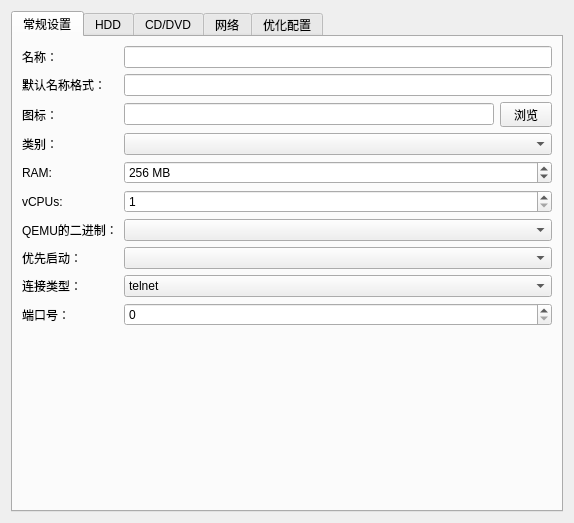
<?xml version="1.0" encoding="UTF-8"?>
<ui version="4.0">
 <class>QemuVMConfigPageWidget</class>
 <widget class="QWidget" name="QemuVMConfigPageWidget">
  <property name="geometry">
   <rect>
    <x>0</x>
    <y>0</y>
    <width>574</width>
    <height>523</height>
   </rect>
  </property>
  <property name="windowTitle">
   <string>QEMU VM配置</string>
  </property>
  <layout class="QVBoxLayout" name="verticalLayout">
   <item>
    <widget class="QTabWidget" name="uiQemutabWidget">
     <property name="currentIndex">
      <number>0</number>
     </property>
     <widget class="QWidget" name="uiGeneralSettingsTab">
      <attribute name="title">
       <string>常规设置</string>
      </attribute>
      <layout class="QGridLayout" name="gridLayout_4">
       <item row="4" column="0">
        <widget class="QLabel" name="uiRamLabel">
         <property name="text">
          <string>RAM:</string>
         </property>
        </widget>
       </item>
       <item row="2" column="1">
        <layout class="QHBoxLayout" name="horizontalLayout_7">
         <item>
          <widget class="QLineEdit" name="uiSymbolLineEdit"/>
         </item>
         <item>
          <widget class="QToolButton" name="uiSymbolToolButton">
           <property name="text">
            <string>  浏览  </string>
           </property>
           <property name="toolButtonStyle">
            <enum>Qt::ToolButtonTextOnly</enum>
           </property>
          </widget>
         </item>
        </layout>
       </item>
       <item row="3" column="1">
        <widget class="QComboBox" name="uiCategoryComboBox"/>
       </item>
       <item row="4" column="1">
        <widget class="QSpinBox" name="uiRamSpinBox">
         <property name="suffix">
          <string> MB</string>
         </property>
         <property name="minimum">
          <number>32</number>
         </property>
         <property name="maximum">
          <number>65535</number>
         </property>
         <property name="value">
          <number>256</number>
         </property>
        </widget>
       </item>
       <item row="2" column="0">
        <widget class="QLabel" name="uiSymbolLabel">
         <property name="text">
          <string>图标：</string>
         </property>
        </widget>
       </item>
       <item row="0" column="1">
        <widget class="QLineEdit" name="uiNameLineEdit"/>
       </item>
       <item row="8" column="1">
        <widget class="QComboBox" name="uiConsoleTypeComboBox">
         <item>
          <property name="text">
           <string>telnet</string>
          </property>
         </item>
         <item>
          <property name="text">
           <string>vnc</string>
          </property>
         </item>
        </widget>
       </item>
       <item row="8" column="0">
        <widget class="QLabel" name="uiConsoleTypeLabel">
         <property name="text">
          <string>连接类型：</string>
         </property>
        </widget>
       </item>
       <item row="7" column="0">
        <widget class="QLabel" name="uiBootPriorityLabel">
         <property name="text">
          <string>优先启动：</string>
         </property>
        </widget>
       </item>
       <item row="6" column="0">
        <widget class="QLabel" name="uiQemuListLabel">
         <property name="text">
          <string>QEMU的二进制：</string>
         </property>
        </widget>
       </item>
       <item row="9" column="0">
        <widget class="QLabel" name="uiConsolePortLabel">
         <property name="text">
          <string>端口号：</string>
         </property>
        </widget>
       </item>
       <item row="3" column="0">
        <widget class="QLabel" name="uiCategoryLabel">
         <property name="text">
          <string>类别：</string>
         </property>
        </widget>
       </item>
       <item row="5" column="1">
        <widget class="QSpinBox" name="uiCPUSpinBox">
         <property name="minimum">
          <number>1</number>
         </property>
         <property name="maximum">
          <number>255</number>
         </property>
        </widget>
       </item>
       <item row="9" column="1">
        <widget class="QSpinBox" name="uiConsolePortSpinBox">
         <property name="maximum">
          <number>65535</number>
         </property>
        </widget>
       </item>
       <item row="7" column="1">
        <widget class="QComboBox" name="uiBootPriorityComboBox"/>
       </item>
       <item row="0" column="0">
        <widget class="QLabel" name="uiNameLabel">
         <property name="text">
          <string>名称：</string>
         </property>
        </widget>
       </item>
       <item row="6" column="1">
        <widget class="QComboBox" name="uiQemuListComboBox">
         <property name="sizePolicy">
          <sizepolicy hsizetype="Expanding" vsizetype="Fixed">
           <horstretch>0</horstretch>
           <verstretch>0</verstretch>
          </sizepolicy>
         </property>
        </widget>
       </item>
       <item row="10" column="1">
        <spacer name="spacer">
         <property name="orientation">
          <enum>Qt::Vertical</enum>
         </property>
         <property name="sizeHint" stdset="0">
          <size>
           <width>263</width>
           <height>94</height>
          </size>
         </property>
        </spacer>
       </item>
       <item row="5" column="0">
        <widget class="QLabel" name="uiCPULabel">
         <property name="text">
          <string>vCPUs:</string>
         </property>
        </widget>
       </item>
       <item row="1" column="0">
        <widget class="QLabel" name="uiDefaultNameFormatLabel">
         <property name="text">
          <string>默认名称格式：</string>
         </property>
        </widget>
       </item>
       <item row="1" column="1">
        <widget class="QLineEdit" name="uiDefaultNameFormatLineEdit"/>
       </item>
      </layout>
     </widget>
     <widget class="QWidget" name="uiHddTab">
      <attribute name="title">
       <string>HDD</string>
      </attribute>
      <layout class="QVBoxLayout" name="verticalLayout_3">
       <item>
        <widget class="QGroupBox" name="uiHdaGroupBox">
         <property name="title">
          <string>HDA (Primary Master)</string>
         </property>
         <layout class="QGridLayout" name="gridLayout_6">
          <item row="0" column="0">
           <widget class="QLabel" name="uiHdaDiskImageLabel">
            <property name="text">
             <string>磁盘镜像：</string>
            </property>
           </widget>
          </item>
          <item row="0" column="1">
           <layout class="QHBoxLayout" name="horizontalLayout_8">
            <item>
             <widget class="QLineEdit" name="uiHdaDiskImageLineEdit"/>
            </item>
            <item>
             <widget class="QToolButton" name="uiHdaDiskImageToolButton">
              <property name="text">
               <string>  浏览  </string>
              </property>
              <property name="toolButtonStyle">
               <enum>Qt::ToolButtonTextOnly</enum>
              </property>
             </widget>
            </item>
            <item>
             <widget class="QToolButton" name="uiHdaDiskImageCreateToolButton">
              <property name="text">
               <string>  创建  </string>
              </property>
             </widget>
            </item>
           </layout>
          </item>
          <item row="1" column="0">
           <widget class="QLabel" name="uiHdaDiskInterfaceLabel">
            <property name="text">
             <string>磁盘接口：</string>
            </property>
           </widget>
          </item>
          <item row="1" column="1">
           <widget class="QComboBox" name="uiHdaDiskInterfaceComboBox"/>
          </item>
         </layout>
        </widget>
       </item>
       <item>
        <widget class="QGroupBox" name="uiHdbgroupBox">
         <property name="title">
          <string>HDB (Primary Slave)</string>
         </property>
         <layout class="QGridLayout" name="gridLayout_7">
          <item row="0" column="0">
           <widget class="QLabel" name="uiHdbDiskImageLabel">
            <property name="text">
             <string>磁盘镜像：</string>
            </property>
           </widget>
          </item>
          <item row="0" column="1">
           <layout class="QHBoxLayout" name="horizontalLayout_4">
            <item>
             <widget class="QLineEdit" name="uiHdbDiskImageLineEdit"/>
            </item>
            <item>
             <widget class="QToolButton" name="uiHdbDiskImageToolButton">
              <property name="text">
               <string>  浏览  </string>
              </property>
              <property name="toolButtonStyle">
               <enum>Qt::ToolButtonTextOnly</enum>
              </property>
             </widget>
            </item>
            <item>
             <widget class="QToolButton" name="uiHdbDiskImageCreateToolButton">
              <property name="text">
               <string>  创建  </string>
              </property>
             </widget>
            </item>
           </layout>
          </item>
          <item row="1" column="0">
           <widget class="QLabel" name="uiHdbDiskInterfaceLabel">
            <property name="text">
             <string>磁盘接口：</string>
            </property>
           </widget>
          </item>
          <item row="1" column="1">
           <widget class="QComboBox" name="uiHdbDiskInterfaceComboBox"/>
          </item>
         </layout>
        </widget>
       </item>
       <item>
        <widget class="QGroupBox" name="uiHdcGroupBox">
         <property name="title">
          <string>HDC (Secondary Master)</string>
         </property>
         <layout class="QGridLayout" name="gridLayout_8">
          <item row="0" column="0">
           <widget class="QLabel" name="uiHdcDiskImageLabel">
            <property name="text">
             <string>磁盘镜像：</string>
            </property>
           </widget>
          </item>
          <item row="0" column="1">
           <layout class="QHBoxLayout" name="horizontalLayout_9">
            <item>
             <widget class="QLineEdit" name="uiHdcDiskImageLineEdit"/>
            </item>
            <item>
             <widget class="QToolButton" name="uiHdcDiskImageToolButton">
              <property name="text">
               <string>  浏览  </string>
              </property>
              <property name="toolButtonStyle">
               <enum>Qt::ToolButtonTextOnly</enum>
              </property>
             </widget>
            </item>
            <item>
             <widget class="QToolButton" name="uiHdcDiskImageCreateToolButton">
              <property name="text">
               <string>  创建  </string>
              </property>
             </widget>
            </item>
           </layout>
          </item>
          <item row="1" column="0">
           <widget class="QLabel" name="uiHdcDiskInterfaceLabel">
            <property name="text">
             <string>磁盘接口：</string>
            </property>
           </widget>
          </item>
          <item row="1" column="1">
           <widget class="QComboBox" name="uiHdcDiskInterfaceComboBox"/>
          </item>
         </layout>
        </widget>
       </item>
       <item>
        <widget class="QGroupBox" name="uiHddGroupBox">
         <property name="title">
          <string>HDD (Secondary Slave)</string>
         </property>
         <layout class="QGridLayout" name="gridLayout_9">
          <item row="0" column="0">
           <widget class="QLabel" name="uiHddDiskImageLabel">
            <property name="text">
             <string>磁盘镜像：</string>
            </property>
           </widget>
          </item>
          <item row="0" column="1" rowspan="2">
           <layout class="QHBoxLayout" name="horizontalLayout_10">
            <item>
             <widget class="QLineEdit" name="uiHddDiskImageLineEdit"/>
            </item>
            <item>
             <widget class="QToolButton" name="uiHddDiskImageToolButton">
              <property name="text">
               <string>  浏览  </string>
              </property>
              <property name="toolButtonStyle">
               <enum>Qt::ToolButtonTextOnly</enum>
              </property>
             </widget>
            </item>
            <item>
             <widget class="QToolButton" name="uiHddDiskImageCreateToolButton">
              <property name="text">
               <string>  创建  </string>
              </property>
             </widget>
            </item>
           </layout>
          </item>
          <item row="1" column="0" rowspan="2">
           <widget class="QLabel" name="uiHddDiskInterfaceLabel">
            <property name="text">
             <string>磁盘接口：</string>
            </property>
           </widget>
          </item>
          <item row="2" column="1">
           <widget class="QComboBox" name="uiHddDiskInterfaceComboBox"/>
          </item>
         </layout>
        </widget>
       </item>
       <item>
        <spacer name="spacer_3">
         <property name="orientation">
          <enum>Qt::Vertical</enum>
         </property>
         <property name="sizeHint" stdset="0">
          <size>
           <width>438</width>
           <height>257</height>
          </size>
         </property>
        </spacer>
       </item>
      </layout>
     </widget>
     <widget class="QWidget" name="uiCdromTab">
      <attribute name="title">
       <string>CD/DVD</string>
      </attribute>
      <layout class="QVBoxLayout" name="verticalLayout_4">
       <item>
        <widget class="QGroupBox" name="uiCdromGroupBox">
         <property name="title">
          <string>CD/DVD-ROM</string>
         </property>
         <layout class="QGridLayout" name="gridLayout_10">
          <item row="0" column="0">
           <widget class="QLabel" name="uiCdromImageLabel">
            <property name="text">
             <string>镜像：</string>
            </property>
           </widget>
          </item>
          <item row="0" column="1">
           <layout class="QHBoxLayout" name="horizontalLayout_11">
            <item>
             <widget class="QLineEdit" name="uiCdromImageLineEdit"/>
            </item>
            <item>
             <widget class="QToolButton" name="uiCdromImageToolButton">
              <property name="text">
               <string>  浏览  </string>
              </property>
              <property name="toolButtonStyle">
               <enum>Qt::ToolButtonTextOnly</enum>
              </property>
             </widget>
            </item>
           </layout>
          </item>
         </layout>
        </widget>
       </item>
       <item>
        <spacer name="verticalSpacer_2">
         <property name="orientation">
          <enum>Qt::Vertical</enum>
         </property>
         <property name="sizeHint" stdset="0">
          <size>
           <width>20</width>
           <height>381</height>
          </size>
         </property>
        </spacer>
       </item>
      </layout>
     </widget>
     <widget class="QWidget" name="uiNetworkTab">
      <attribute name="title">
       <string>网络</string>
      </attribute>
      <layout class="QGridLayout" name="gridLayout_5">
       <item row="6" column="1">
        <widget class="QComboBox" name="uiAdapterTypesComboBox">
         <property name="sizePolicy">
          <sizepolicy hsizetype="Expanding" vsizetype="Fixed">
           <horstretch>0</horstretch>
           <verstretch>0</verstretch>
          </sizepolicy>
         </property>
        </widget>
       </item>
       <item row="7" column="0" colspan="2">
        <widget class="QCheckBox" name="uiLegacyNetworkingCheckBox">
         <property name="text">
          <string>使用遗留网络模式</string>
         </property>
        </widget>
       </item>
       <item row="5" column="1">
        <widget class="QLineEdit" name="uiMacAddrLineEdit"/>
       </item>
       <item row="3" column="0">
        <widget class="QLabel" name="uiPortSegmentSizeLabel">
         <property name="text">
          <string>段的大小：</string>
         </property>
        </widget>
       </item>
       <item row="6" column="0">
        <widget class="QLabel" name="uiAdapterTypesLabel">
         <property name="text">
          <string>类别：</string>
         </property>
        </widget>
       </item>
       <item row="3" column="1">
        <widget class="QSpinBox" name="uiPortSegmentSizeSpinBox">
         <property name="maximum">
          <number>128</number>
         </property>
         <property name="singleStep">
          <number>4</number>
         </property>
        </widget>
       </item>
       <item row="0" column="0">
        <widget class="QLabel" name="uiAdaptersLabel">
         <property name="text">
          <string>适配器：</string>
         </property>
        </widget>
       </item>
       <item row="5" column="0">
        <widget class="QLabel" name="uiMacAddrLabel">
         <property name="text">
          <string>MAC基础：</string>
         </property>
        </widget>
       </item>
       <item row="2" column="0">
        <widget class="QLabel" name="uiPortNameFormatLabel">
         <property name="toolTip">
          <string>&lt;html&gt;&lt;head/&gt;&lt;body&gt;&lt;p&gt;{0} - the port number, from 0 to the number of adapters-1.&lt;/p&gt;&lt;p&gt;{1} - the segment number, from 0 to the number of segments-1.&lt;/p&gt;&lt;p&gt;{port0} - named alias for {0}.&lt;/p&gt;&lt;p&gt;{port1} - the port number, from 1 to the number of adapters.&lt;/p&gt;&lt;p&gt;{segment0} - named alias for {1}.&lt;/p&gt;&lt;p&gt;{segment1} - the segment number, from 1 to the number of segments.&lt;/p&gt;&lt;/body&gt;&lt;/html&gt;</string>
         </property>
         <property name="text">
          <string>名称格式：</string>
         </property>
        </widget>
       </item>
       <item row="0" column="1">
        <widget class="QSpinBox" name="uiAdaptersSpinBox">
         <property name="sizePolicy">
          <sizepolicy hsizetype="Expanding" vsizetype="Fixed">
           <horstretch>0</horstretch>
           <verstretch>0</verstretch>
          </sizepolicy>
         </property>
         <property name="minimum">
          <number>0</number>
         </property>
         <property name="maximum">
          <number>32</number>
         </property>
        </widget>
       </item>
       <item row="2" column="1">
        <widget class="QLineEdit" name="uiPortNameFormatLineEdit">
         <property name="text">
          <string/>
         </property>
        </widget>
       </item>
       <item row="8" column="1">
        <spacer name="verticalSpacer_3">
         <property name="orientation">
          <enum>Qt::Vertical</enum>
         </property>
         <property name="sizeHint" stdset="0">
          <size>
           <width>20</width>
           <height>261</height>
          </size>
         </property>
        </spacer>
       </item>
       <item row="1" column="0">
        <widget class="QLabel" name="uiFirstPortNameLabel">
         <property name="text">
          <string>第一个端口名：</string>
         </property>
        </widget>
       </item>
       <item row="1" column="1">
        <widget class="QLineEdit" name="uiFirstPortNameLineEdit"/>
       </item>
      </layout>
     </widget>
     <widget class="QWidget" name="uiAdvancedSettingsTab">
      <attribute name="title">
       <string>优化配置</string>
      </attribute>
      <layout class="QVBoxLayout" name="verticalLayout_2">
       <item>
        <widget class="QGroupBox" name="uiLinuxBootGroupBox">
         <property name="title">
          <string>Linux启动特异性参数</string>
         </property>
         <layout class="QGridLayout" name="gridLayout_2">
          <item row="2" column="1" colspan="2">
           <widget class="QLineEdit" name="uiKernelCommandLineEdit"/>
          </item>
          <item row="1" column="0">
           <widget class="QLabel" name="uiKernelImageLabel">
            <property name="text">
             <string>内核镜像：</string>
            </property>
           </widget>
          </item>
          <item row="0" column="0">
           <widget class="QLabel" name="uiInitrdLabel">
            <property name="text">
             <string>初始化内存盘（initrd）：</string>
            </property>
           </widget>
          </item>
          <item row="0" column="1">
           <widget class="QLineEdit" name="uiInitrdLineEdit"/>
          </item>
          <item row="1" column="2">
           <widget class="QToolButton" name="uiKernelImageToolButton">
            <property name="text">
             <string>  浏览  </string>
            </property>
            <property name="toolButtonStyle">
             <enum>Qt::ToolButtonTextOnly</enum>
            </property>
           </widget>
          </item>
          <item row="1" column="1">
           <widget class="QLineEdit" name="uiKernelImageLineEdit"/>
          </item>
          <item row="0" column="2">
           <widget class="QToolButton" name="uiInitrdToolButton">
            <property name="text">
             <string>  浏览  </string>
            </property>
            <property name="toolButtonStyle">
             <enum>Qt::ToolButtonTextOnly</enum>
            </property>
           </widget>
          </item>
          <item row="2" column="0">
           <widget class="QLabel" name="uiKernelCommandLineLabel">
            <property name="text">
             <string>内核命令行：</string>
            </property>
           </widget>
          </item>
         </layout>
        </widget>
       </item>
       <item>
        <widget class="QGroupBox" name="uiOptimizationGroupBox">
         <property name="title">
          <string>优化</string>
         </property>
         <layout class="QGridLayout" name="gridLayout">
          <item row="0" column="0" colspan="2">
           <widget class="QCheckBox" name="uiActivateCPUThrottlingCheckBox">
            <property name="text">
             <string>激活CPU节流</string>
            </property>
            <property name="checked">
             <bool>true</bool>
            </property>
           </widget>
          </item>
          <item row="1" column="0">
           <widget class="QLabel" name="uiCPUThrottlingLabel">
            <property name="text">
             <string>CPU允许百分比：</string>
            </property>
           </widget>
          </item>
          <item row="1" column="1">
           <widget class="QSpinBox" name="uiCPUThrottlingSpinBox">
            <property name="suffix">
             <string> %</string>
            </property>
            <property name="minimum">
             <number>1</number>
            </property>
            <property name="maximum">
             <number>800</number>
            </property>
            <property name="value">
             <number>100</number>
            </property>
           </widget>
          </item>
          <item row="2" column="0">
           <widget class="QLabel" name="uiProcessPriorityLabel">
            <property name="text">
             <string>进程的优先级：</string>
            </property>
           </widget>
          </item>
          <item row="2" column="1">
           <widget class="QComboBox" name="uiProcessPriorityComboBox">
            <property name="sizePolicy">
             <sizepolicy hsizetype="Expanding" vsizetype="Fixed">
              <horstretch>0</horstretch>
              <verstretch>0</verstretch>
             </sizepolicy>
            </property>
            <property name="currentIndex">
             <number>3</number>
            </property>
            <item>
             <property name="text">
              <string>Realtime</string>
             </property>
            </item>
            <item>
             <property name="text">
              <string>Very high</string>
             </property>
            </item>
            <item>
             <property name="text">
              <string>High</string>
             </property>
            </item>
            <item>
             <property name="text">
              <string>Normal</string>
             </property>
            </item>
            <item>
             <property name="text">
              <string>Low</string>
             </property>
            </item>
            <item>
             <property name="text">
              <string>Very low</string>
             </property>
            </item>
           </widget>
          </item>
         </layout>
        </widget>
       </item>
       <item>
        <widget class="QGroupBox" name="groupBox">
         <property name="title">
          <string>额外的设置</string>
         </property>
         <layout class="QGridLayout" name="gridLayout_3">
          <item row="0" column="0">
           <widget class="QLabel" name="uiQemuOptionsLabel">
            <property name="text">
             <string>选项：</string>
            </property>
           </widget>
          </item>
          <item row="0" column="1">
           <widget class="QLineEdit" name="uiQemuOptionsLineEdit"/>
          </item>
          <item row="1" column="0" colspan="2">
           <widget class="QCheckBox" name="uiBaseVMCheckBox">
            <property name="enabled">
             <bool>true</bool>
            </property>
            <property name="text">
             <string>作为链接的基础VM使用</string>
            </property>
           </widget>
          </item>
          <item row="2" column="0" colspan="2">
           <widget class="QCheckBox" name="uiACPIShutdownCheckBox">
            <property name="text">
             <string>启用关闭ACPI（实验）</string>
            </property>
           </widget>
          </item>
         </layout>
         <zorder>uiQemuOptionsLineEdit</zorder>
         <zorder>uiQemuOptionsLabel</zorder>
         <zorder>uiACPIShutdownCheckBox</zorder>
         <zorder>uiBaseVMCheckBox</zorder>
        </widget>
       </item>
       <item>
        <spacer name="verticalSpacer">
         <property name="orientation">
          <enum>Qt::Vertical</enum>
         </property>
         <property name="sizeHint" stdset="0">
          <size>
           <width>20</width>
           <height>90</height>
          </size>
         </property>
        </spacer>
       </item>
      </layout>
     </widget>
    </widget>
   </item>
  </layout>
 </widget>
 <resources/>
 <connections/>
</ui>
